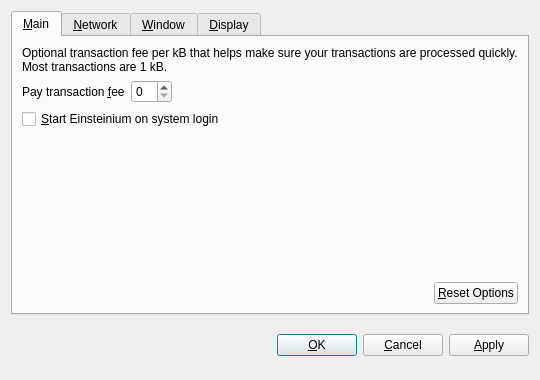
<?xml version="1.0" encoding="UTF-8"?>
<ui version="4.0">
 <class>OptionsDialog</class>
 <widget class="QDialog" name="OptionsDialog">
  <property name="geometry">
   <rect>
    <x>0</x>
    <y>0</y>
    <width>540</width>
    <height>380</height>
   </rect>
  </property>
  <property name="windowTitle">
   <string>Options</string>
  </property>
  <property name="modal">
   <bool>true</bool>
  </property>
  <layout class="QVBoxLayout" name="verticalLayout">
   <item>
    <widget class="QTabWidget" name="tabWidget">
     <property name="tabPosition">
      <enum>QTabWidget::North</enum>
     </property>
     <property name="currentIndex">
      <number>0</number>
     </property>
     <widget class="QWidget" name="tabMain">
      <attribute name="title">
       <string>&amp;Main</string>
      </attribute>
      <layout class="QVBoxLayout" name="verticalLayout_Main">
       <item>
        <widget class="QLabel" name="transactionFeeInfoLabel">
         <property name="text">
          <string>Optional transaction fee per kB that helps make sure your transactions are processed quickly. Most transactions are 1 kB.</string>
         </property>
         <property name="textFormat">
          <enum>Qt::PlainText</enum>
         </property>
         <property name="wordWrap">
          <bool>true</bool>
         </property>
        </widget>
       </item>
       <item>
        <layout class="QHBoxLayout" name="horizontalLayout_1_Main">
         <item>
          <widget class="QLabel" name="transactionFeeLabel">
           <property name="text">
            <string>Pay transaction &amp;fee</string>
           </property>
           <property name="textFormat">
            <enum>Qt::PlainText</enum>
           </property>
           <property name="buddy">
            <cstring>transactionFee</cstring>
           </property>
          </widget>
         </item>
         <item>
          <widget class="BitcoinAmountField" name="transactionFee"/>
         </item>
         <item>
          <spacer name="horizontalSpacer_1_Main">
           <property name="orientation">
            <enum>Qt::Horizontal</enum>
           </property>
           <property name="sizeHint" stdset="0">
            <size>
             <width>40</width>
             <height>20</height>
            </size>
           </property>
          </spacer>
         </item>
        </layout>
       </item>
       <item>
        <widget class="QCheckBox" name="bitcoinAtStartup">
         <property name="toolTip">
          <string>Automatically start Einsteinium after logging in to the system.</string>
         </property>
         <property name="text">
          <string>&amp;Start Einsteinium on system login</string>
         </property>
        </widget>
       </item>
       <item>
        <spacer name="verticalSpacer_Main">
         <property name="orientation">
          <enum>Qt::Vertical</enum>
         </property>
         <property name="sizeHint" stdset="0">
          <size>
           <width>20</width>
           <height>40</height>
          </size>
         </property>
        </spacer>
       </item>
       <item>
        <layout class="QHBoxLayout" name="horizontalLayout_2_Main">
         <item>
          <spacer name="horizontalSpacer_2_Main">
           <property name="orientation">
            <enum>Qt::Horizontal</enum>
           </property>
           <property name="sizeHint" stdset="0">
            <size>
             <width>40</width>
             <height>20</height>
            </size>
           </property>
          </spacer>
         </item>
         <item>
          <widget class="QPushButton" name="resetButton">
           <property name="toolTip">
            <string>Reset all client options to default.</string>
           </property>
           <property name="text">
            <string>&amp;Reset Options</string>
           </property>
           <property name="autoDefault">
            <bool>false</bool>
           </property>
          </widget>
         </item>
        </layout>
       </item>
      </layout>
     </widget>
     <widget class="QWidget" name="tabNetwork">
      <attribute name="title">
       <string>&amp;Network</string>
      </attribute>
      <layout class="QVBoxLayout" name="verticalLayout_Network">
       <item>
        <widget class="QCheckBox" name="mapPortUpnp">
         <property name="toolTip">
          <string>Automatically open the Einsteinium client port on the router. This only works when your router supports UPnP and it is enabled.</string>
         </property>
         <property name="text">
          <string>Map port using &amp;UPnP</string>
         </property>
        </widget>
       </item>
       <item>
        <widget class="QCheckBox" name="connectSocks">
         <property name="toolTip">
          <string>Connect to the Einsteinium network through a SOCKS proxy (e.g. when connecting through Tor).</string>
         </property>
         <property name="text">
          <string>&amp;Connect through SOCKS proxy:</string>
         </property>
        </widget>
       </item>
       <item>
        <layout class="QHBoxLayout" name="horizontalLayout_Network">
         <item>
          <widget class="QLabel" name="proxyIpLabel">
           <property name="text">
            <string>Proxy &amp;IP:</string>
           </property>
           <property name="textFormat">
            <enum>Qt::PlainText</enum>
           </property>
           <property name="buddy">
            <cstring>proxyIp</cstring>
           </property>
          </widget>
         </item>
         <item>
          <widget class="QValidatedLineEdit" name="proxyIp">
           <property name="maximumSize">
            <size>
             <width>140</width>
             <height>16777215</height>
            </size>
           </property>
           <property name="toolTip">
            <string>IP address of the proxy (e.g. 127.0.0.1)</string>
           </property>
          </widget>
         </item>
         <item>
          <widget class="QLabel" name="proxyPortLabel">
           <property name="text">
            <string>&amp;Port:</string>
           </property>
           <property name="textFormat">
            <enum>Qt::PlainText</enum>
           </property>
           <property name="buddy">
            <cstring>proxyPort</cstring>
           </property>
          </widget>
         </item>
         <item>
          <widget class="QLineEdit" name="proxyPort">
           <property name="maximumSize">
            <size>
             <width>55</width>
             <height>16777215</height>
            </size>
           </property>
           <property name="toolTip">
            <string>Port of the proxy (e.g. 9050)</string>
           </property>
          </widget>
         </item>
         <item>
          <widget class="QLabel" name="socksVersionLabel">
           <property name="text">
            <string>SOCKS &amp;Version:</string>
           </property>
           <property name="textFormat">
            <enum>Qt::PlainText</enum>
           </property>
           <property name="buddy">
            <cstring>socksVersion</cstring>
           </property>
          </widget>
         </item>
         <item>
          <widget class="QValueComboBox" name="socksVersion">
           <property name="toolTip">
            <string>SOCKS version of the proxy (e.g. 5)</string>
           </property>
          </widget>
         </item>
         <item>
          <spacer name="horizontalSpacer_Network">
           <property name="orientation">
            <enum>Qt::Horizontal</enum>
           </property>
           <property name="sizeHint" stdset="0">
            <size>
             <width>40</width>
             <height>20</height>
            </size>
           </property>
          </spacer>
         </item>
        </layout>
       </item>
       <item>
        <spacer name="verticalSpacer_Network">
         <property name="orientation">
          <enum>Qt::Vertical</enum>
         </property>
         <property name="sizeHint" stdset="0">
          <size>
           <width>20</width>
           <height>40</height>
          </size>
         </property>
        </spacer>
       </item>
      </layout>
     </widget>
     <widget class="QWidget" name="tabWindow">
      <attribute name="title">
       <string>&amp;Window</string>
      </attribute>
      <layout class="QVBoxLayout" name="verticalLayout_Window">
       <item>
        <widget class="QCheckBox" name="minimizeToTray">
         <property name="toolTip">
          <string>Show only a tray icon after minimizing the window.</string>
         </property>
         <property name="text">
          <string>&amp;Minimize to the tray instead of the taskbar</string>
         </property>
        </widget>
       </item>
       <item>
        <widget class="QCheckBox" name="minimizeOnClose">
         <property name="toolTip">
          <string>Minimize instead of exit the application when the window is closed. When this option is enabled, the application will be closed only after selecting Quit in the menu.</string>
         </property>
         <property name="text">
          <string>M&amp;inimize on close</string>
         </property>
        </widget>
       </item>
       <item>
        <spacer name="verticalSpacer_Window">
         <property name="orientation">
          <enum>Qt::Vertical</enum>
         </property>
         <property name="sizeHint" stdset="0">
          <size>
           <width>20</width>
           <height>40</height>
          </size>
         </property>
        </spacer>
       </item>
      </layout>
     </widget>
     <widget class="QWidget" name="tabDisplay">
      <attribute name="title">
       <string>&amp;Display</string>
      </attribute>
      <layout class="QVBoxLayout" name="verticalLayout_Display">
       <item>
        <layout class="QHBoxLayout" name="horizontalLayout_1_Display">
         <item>
          <widget class="QLabel" name="langLabel">
           <property name="text">
            <string>User Interface &amp;language:</string>
           </property>
           <property name="textFormat">
            <enum>Qt::PlainText</enum>
           </property>
           <property name="buddy">
            <cstring>lang</cstring>
           </property>
          </widget>
         </item>
         <item>
          <widget class="QValueComboBox" name="lang">
           <property name="toolTip">
            <string>The user interface language can be set here. This setting will take effect after restarting Einsteinium.</string>
           </property>
          </widget>
         </item>
        </layout>
       </item>
       <item>
        <layout class="QHBoxLayout" name="horizontalLayout_2_Display">
         <item>
          <widget class="QLabel" name="unitLabel">
           <property name="text">
            <string>&amp;Unit to show amounts in:</string>
           </property>
           <property name="textFormat">
            <enum>Qt::PlainText</enum>
           </property>
           <property name="buddy">
            <cstring>unit</cstring>
           </property>
          </widget>
         </item>
         <item>
          <widget class="QValueComboBox" name="unit">
           <property name="toolTip">
            <string>Choose the default subdivision unit to show in the interface and when sending coins.</string>
           </property>
          </widget>
         </item>
        </layout>
       </item>
       <item>
        <widget class="QCheckBox" name="displayAddresses">
         <property name="toolTip">
          <string>Whether to show Einsteinium addresses in the transaction list or not.</string>
         </property>
         <property name="text">
          <string>&amp;Display addresses in transaction list</string>
         </property>
        </widget>
       </item>
       <item>
        <widget class="QCheckBox" name="coinControlFeatures">
         <property name="toolTip">
          <string>Whether to show coin control features or not.</string>
         </property>
         <property name="text">
          <string>Display coin &amp;control features (experts only!)</string>
         </property>
        </widget>
       </item>
       <item>
        <spacer name="verticalSpacer_Display">
         <property name="orientation">
          <enum>Qt::Vertical</enum>
         </property>
         <property name="sizeHint" stdset="0">
          <size>
           <width>20</width>
           <height>40</height>
          </size>
         </property>
        </spacer>
       </item>
      </layout>
     </widget>
    </widget>
   </item>
   <item>
    <layout class="QHBoxLayout" name="horizontalLayout_Buttons">
     <item>
      <spacer name="horizontalSpacer_1">
       <property name="orientation">
        <enum>Qt::Horizontal</enum>
       </property>
       <property name="sizeHint" stdset="0">
        <size>
         <width>40</width>
         <height>48</height>
        </size>
       </property>
      </spacer>
     </item>
     <item>
      <widget class="QLabel" name="statusLabel">
       <property name="font">
        <font>
         <weight>75</weight>
         <bold>true</bold>
        </font>
       </property>
       <property name="text">
        <string/>
       </property>
       <property name="textFormat">
        <enum>Qt::PlainText</enum>
       </property>
       <property name="wordWrap">
        <bool>true</bool>
       </property>
      </widget>
     </item>
     <item>
      <spacer name="horizontalSpacer_2">
       <property name="orientation">
        <enum>Qt::Horizontal</enum>
       </property>
       <property name="sizeHint" stdset="0">
        <size>
         <width>40</width>
         <height>48</height>
        </size>
       </property>
      </spacer>
     </item>
     <item>
      <widget class="QPushButton" name="okButton">
       <property name="text">
        <string>&amp;OK</string>
       </property>
      </widget>
     </item>
     <item>
      <widget class="QPushButton" name="cancelButton">
       <property name="text">
        <string>&amp;Cancel</string>
       </property>
       <property name="autoDefault">
        <bool>false</bool>
       </property>
      </widget>
     </item>
     <item>
      <widget class="QPushButton" name="applyButton">
       <property name="text">
        <string>&amp;Apply</string>
       </property>
       <property name="autoDefault">
        <bool>false</bool>
       </property>
      </widget>
     </item>
    </layout>
   </item>
  </layout>
 </widget>
 <customwidgets>
  <customwidget>
   <class>BitcoinAmountField</class>
   <extends>QSpinBox</extends>
   <header>bitcoinamountfield.h</header>
  </customwidget>
  <customwidget>
   <class>QValueComboBox</class>
   <extends>QComboBox</extends>
   <header>qvaluecombobox.h</header>
  </customwidget>
  <customwidget>
   <class>QValidatedLineEdit</class>
   <extends>QLineEdit</extends>
   <header>qvalidatedlineedit.h</header>
  </customwidget>
 </customwidgets>
 <resources/>
 <connections/>
</ui>
